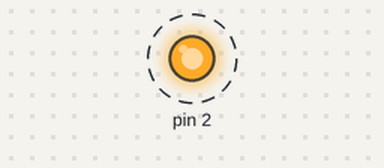
A sketch run on a simulated Arduino Uno, built with avr-gcc and run on an emulated ATmega328P. Shown: output pins drawn as LEDs (lit = HIGH). Dashed ring = blinking.

Above: at 0.2 s.
Timing chart, 0 to 3.5 s (numbered marks = the images above):
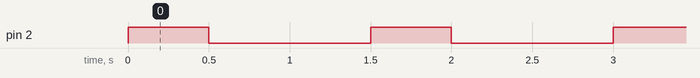

The sketch:

Blink.ino
```cpp
void setup() {
  pinMode(2, OUTPUT);
}

void loop() {
  digitalWrite(2, HIGH);
  delay(500);
  digitalWrite(2, LOW);
  delay(1000);
}
```

Measured:
- by itself, pin 2: alternates HIGH for 0.50 s and LOW for 1.0 s
